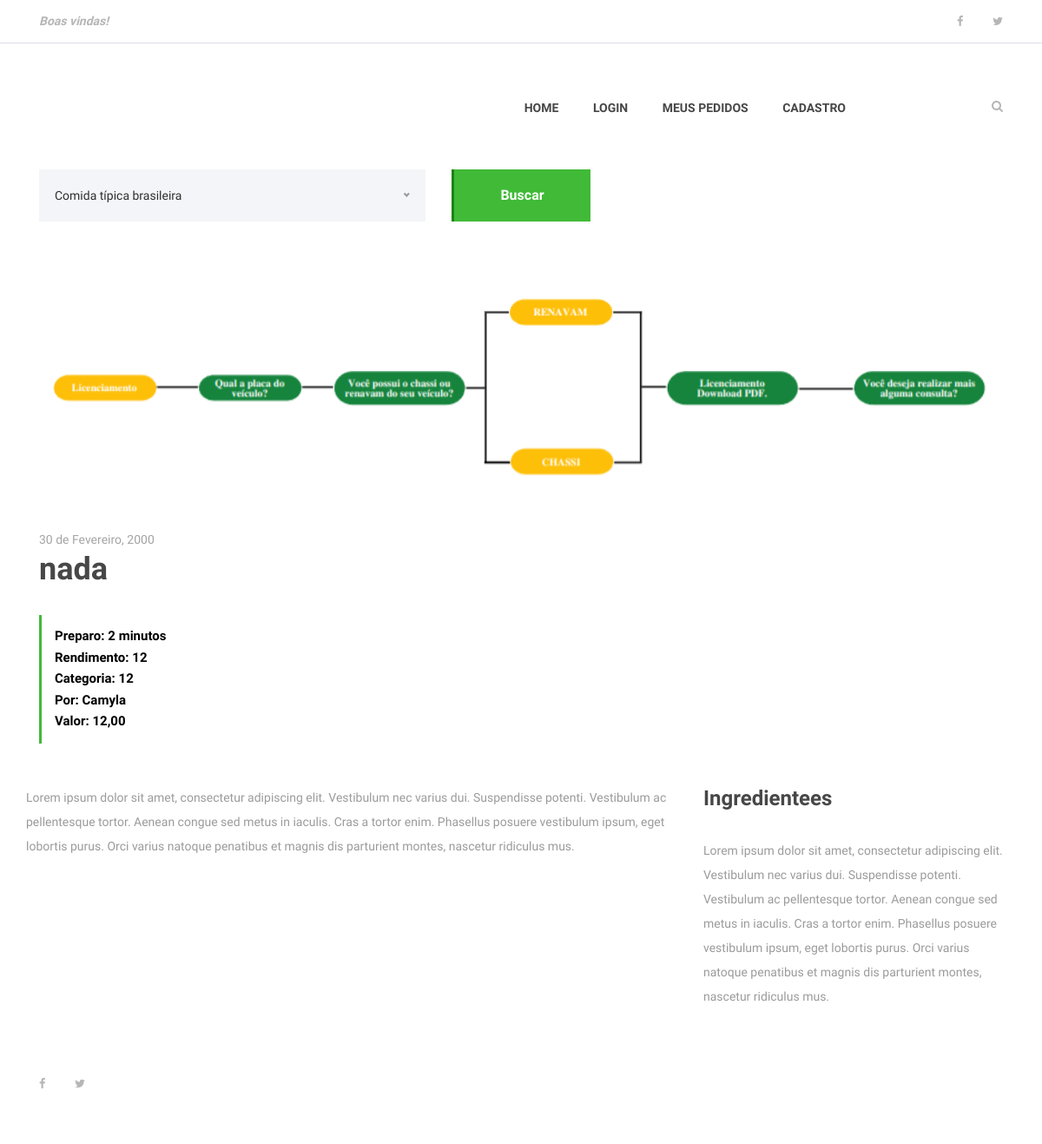
Page /3 on the committed database.
### receitas/models.py (models this page shows, shortened)
class Receita(models.Model):
    nome_receita = models.CharField(max_length=255)
    ingredientes = models.TextField()
    modo_de_preparo = models.TextField()
    tempo_preparo = models.IntegerField()
    rendimento = models.CharField(max_length=100)
    categoria = models.CharField(max_length=100)
    data_receita = models.DateTimeField(default=datetime.now, blank=True)
    publicada = models.BooleanField(default=False)
    foto_receita = models.ImageField(
        upload_to='fotos/%d/%m/%Y', blank='True')
    preco = models.DecimalField(max_digits=4, decimal_places=2)
    pessoa = models.ForeignKey(User, on_delete=models.CASCADE)

### receitas/views.py (the view)
# urls.py: path('<int:receita_id>', views.receita, name='receita'),
def receita(request, receita_id):
    receita = get_object_or_404(Receita, pk=receita_id)
    receita_a_exibir = {
        'receita': receita
    }
    return render(request, 'receita.html', receita_a_exibir)

### templates/receita.html (shortened to what this page needs)
{% extends 'base.html' %}
{% load static %}
{% block content %}
    {% include 'partials/menu.html' %}
        <div class="receipe-post-search mb-80">
            <div class="container">
                <form action="#" method="post">
                    <div class="row">
                        <div class="col-12 col-lg-5">
                        </div>
                        <div class="col-12 col-lg-2 text-right">
                            <button type="submit" class="btn delicious-btn">Buscar</button>
                        </div>
                    </div>
                </form>
            </div>
        </div>
        <div class="container">
            <div class="row">
                <div class="col-12">
                    <div class="receipe-slider owl-carousel">
                        {% if receita.foto_receita == ''%}
                            <img src="{% static 'img/bg-img/tomate_banner.jpg' %}">
                        {% else %}
                            <img src="{{ receita.foto_receita.url }}" alt="">
                        {% endif %}
                    </div>
                </div>
            </div>
        </div>
        <div class="receipe-content-area">
            <div class="container">
                <div class="row">
                    <div class="col-12 col-md-8">
                        <div class="receipe-headline my-5">
                            <span>30 de Fevereiro, 2000</span>
                            <h2>{{ receita.nome_receita }}</h2>
                            <div class="receipe-duration">
                                <h6>Preparo: {{receita.tempo_preparo}} minutos</h6>
                                <h6>Rendimento: {{ receita.rendimento }} </h6>
                                <h6>Categoria: {{receita.categoria}}</h6>
                                <h6>Por: {{receita.pessoa}}</h6>
                                <h6>Valor: {{receita.preco}}</h6>
                            </div>
                        </div>
                    </div>
                <div class="row">
                    <div class="col-12 col-lg-8">
                        <div class="single-preparation-step d-flex">
                            <p>Lorem ipsum dolor sit amet, consectetur adipiscing elit. Vestibulum nec varius dui. Suspendisse potenti. Vestibulum ac pellentesque tortor. Aenean congue sed metus in iaculis. Cras a tortor enim. Phasellus posuere vestibulum ipsum, eget lobortis purus. Orci varius natoque penatibus et magnis dis parturient montes, nascetur ridiculus mus. </p>
                        </div>
                    </div>
                    <div class="col-12 col-lg-4">
                        <div class="ingredients">
                            <h4>Ingredientees</h4>
                            <div class="ingredients">
                                <p>Lorem ipsum dolor sit amet, consectetur adipiscing elit. Vestibulum nec varius dui. Suspendisse potenti. Vestibulum ac pellentesque tortor. Aenean congue sed metus in iaculis. Cras a tortor enim. Phasellus posuere vestibulum ipsum, eget lobortis purus. Orci varius natoque penatibus et magnis dis parturient montes, nascetur ridiculus mus. </p>
                            </div>
                        </div>
                    </div>
                </div>
    {% include 'partials/footer.html'%}
{% endblock %}

### blog_receitas/static/site.css (style rules this page uses)
* { margin: 0; padding: 0; }
body { font-family: "Open Sans", sans-serif; font-size: 14px; }
h1, h2, h3, h4, h5, h6 { color: #000000; line-height: 1.3; font-weight: 600; }
p { color: #9b9b9b; font-size: 14px; line-height: 2; font-weight: 400; }
img { height: auto; max-width: 100%; }
.mb-80 { margin-bottom: 80px !important; }
.delicious-btn { display: inline-block; min-width: 160px; height: 60px; color: #ffffff; border: none; border-left: 3px solid #1c8314; border-radius: 0; padding: 0 30px; font-size: 16px; line-height: 58px; font-weight: 600; -webkit-transition-duration: 500ms; transition-duration: 500ms; text-transform: capitalize; background-color: #40ba37; }
.receipe-post-search { position: relative; z-index: 20; }
.receipe-slider { position: relative; z-index: 1; }
.receipe-headline span { font-size: 14px; display: block; color: #a4a4a4; margin-bottom: 0; }
.receipe-headline h2 { font-size: 36px; color: #474747; margin-bottom: 30px; }
.receipe-headline .receipe-duration { border-left: 3px solid #40ba37; padding: 15px; }
.receipe-headline .receipe-duration h6 { font-size: 15px; margin-bottom: 5px; }
.receipe-headline .receipe-duration h6:last-child { margin-bottom: 0; }
.single-preparation-step { position: relative; z-index: 1; margin-bottom: 50px; }
.ingredients h4 { color: #474747; margin-bottom: 30px; }

### rows in the picture
Receita: foto_receita (picture), nome_receita "nada", tempo_preparo "2", rendimento "12", categoria "12", pessoa "Camyla", preco "12,00"
